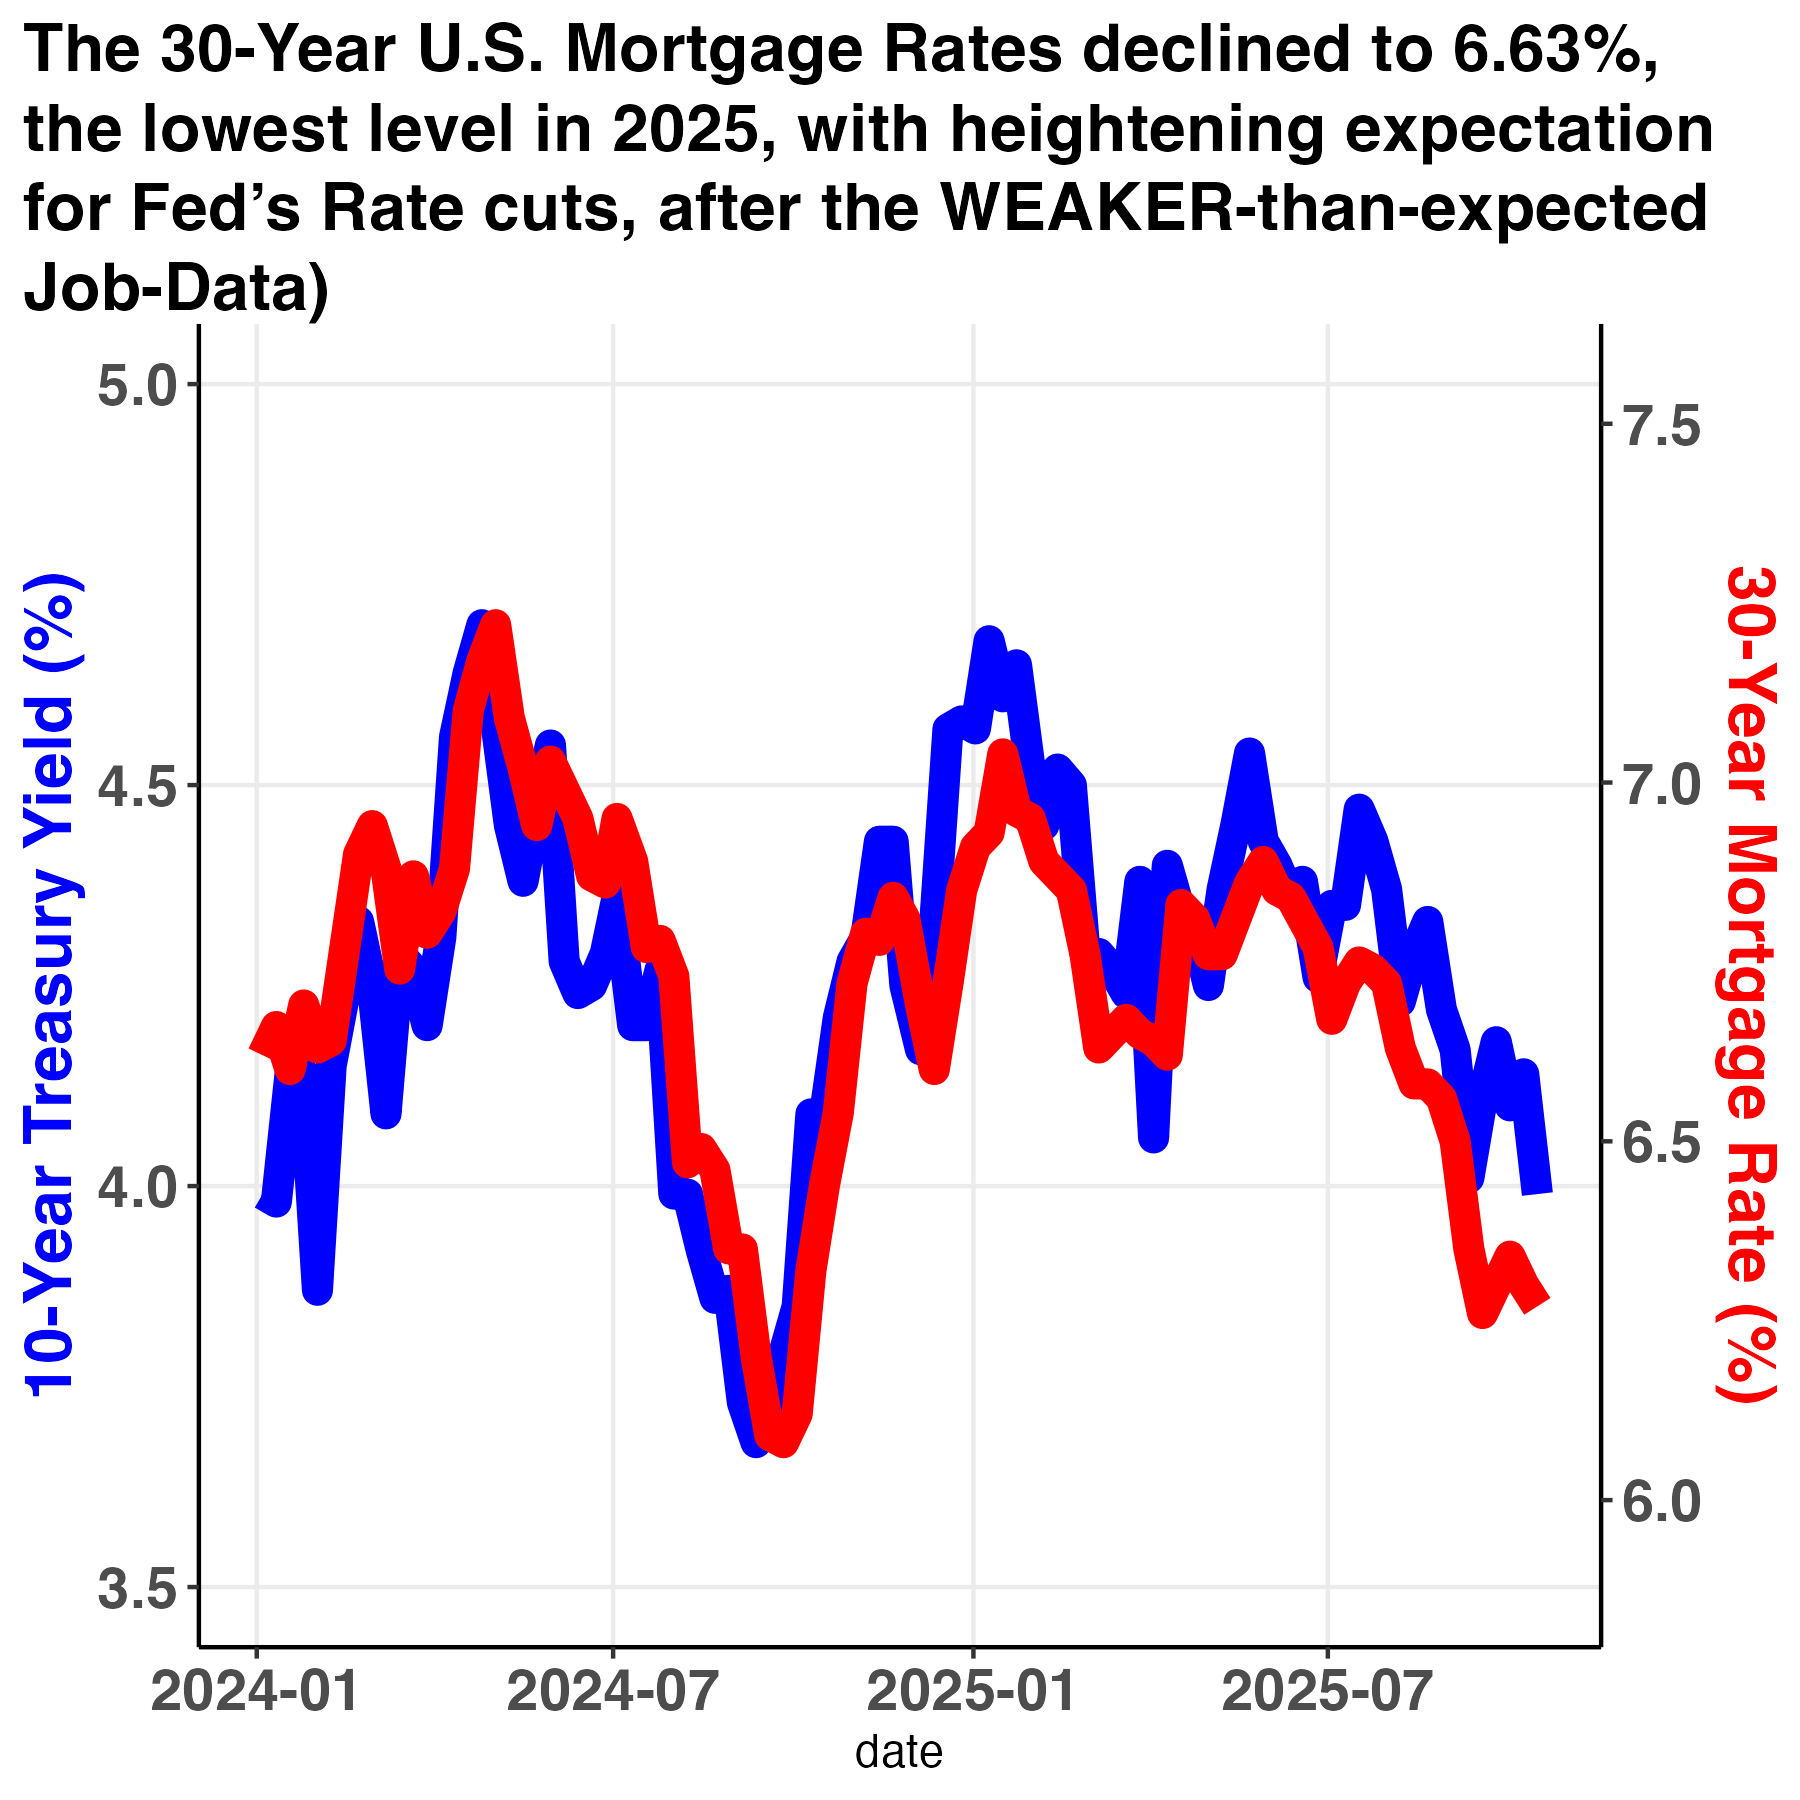

The script that saved this image:
setwd("/Users/takayukitamura/Documents/R_Computing/us_rates")
library(tidyverse)
library(scales)
library(ggtext)
library(glue)

rates_m30 <- read.csv("/Users/takayukitamura/Documents/R_Computing/us_10y_30y.csv") %>% 
  rename("treasury10" = long_term_yield, "mortgage30" = mortgage_rate) %>% 
  na.omit()

# rates_m30[2834,2] <- 4.57
tail(rates_m30)

# remove the wrong entries
rates_m30 <- rates_m30[-2835, ]
# 
# rates_m30[-2828,]

sapply(rates_m30, class)

# update the wrong data with correct numbers

# rates_m30 <- rates_m30 %>%
#   mutate(treasury10 = ifelse(date == "2024-12-26", 4.58, treasury10))
# 
updates <- tribble(~date, ~mortgage30, ~treasury10,
                   "2025-09-05", 6.50, 4.08)
# 
rates_m30 <- rbind(rates_m30, updates)
# 
tail(rates_m30)
# 
write_csv(rates_m30, "/Users/takayukitamura/Documents/R_Computing/us_rates/data/us_10y_30y.csv")

rates_m30$date <- as.Date(rates_m30$date, format = "%Y-%m-%d")

#filtering with date

rates_m30 <- rates_m30 %>% 
  filter(date >= "2024-01-01")

rates_m30 %>% 
  pivot_longer(cols = -date, names_to = "rates", values_to = "percentage") %>% 
  ggplot(aes(x = date, y = percentage, color = rates)) +
  geom_line() +
  # annotate("text", x = as.Date("2024-09-18"), y = 7.04,
  #           label = "Sep-18,24", vjust = -0.5) +
  # annotate("text", x = as.Date("2024-09-18"), y = 7.5, label = "Rate-cut(9/18/24)",
  #          vjust = -0.5,hjust = 1, size = 5) +
  # geom_vline(xintercept = as.Date("2024-09-18"), linetype = "dashed", color = "red") +
  scale_y_continuous(limits = c(3.6, 7.4),
                     labels = label_comma(accuracy = 0.1)) +
  # scale_color_manual(breaks = c(mortgage30, treasury10),
  #                    values = c("steelblue", "green")) +
  labs(x = NULL,
       y = "Interest Rate(%)",
       caption = "Freddie Mac, FRED",
       title = "Average 30_Year mortgage rate slightly declined to 6.89% in this week") +
  theme_classic() +
  theme(
    legend.key = element_blank(),
    legend.title = element_blank(),
    panel.grid.major = element_line(),
    plot.title.position = "plot",
    plot.title = element_textbox_simple(face = "bold", size = 16, margin = margin(t = 6, b = 1))
  )

# Define scaling factors
min_treasury <- min(rates_m30$treasury10, na.rm = TRUE)
max_treasury <- max(rates_m30$treasury10, na.rm = TRUE)
min_mortgage <- min(rates_m30$mortgage30, na.rm = TRUE)
max_mortgage <- max(rates_m30$mortgage30, na.rm = TRUE)


# Transformatiokn function for secondary axis
trans_mortgage <- function(x) {
  ((x - min_mortgage) / (max_mortgage - min_mortgage)) * (max_treasury - min_treasury) + min_treasury
}

inv_trans_mortgage <- function(x) {
  ((x - min_treasury) / (max_treasury - min_treasury)) * (max_mortgage - min_mortgage) + min_mortgage
}

rates_m30 %>% 
  ggplot(aes(x = date)) +
  geom_line(aes(y = treasury10, color = "10-Year Treasury Yield", linewidth = 0.1)) +
  geom_line(aes(y = trans_mortgage(mortgage30), color = "30-Year Mortgage Rate", linewidth = 0.1)) +
  # geom_vline(xintercept = as.Date("2024-09-18"), linetype = "dashed", color = "red") +
  # annotate("text", x = as.Date("2024-09-18"), y = 4.75, label = "Sep-18: Fed's rate-cut", vjust = -0.5, size = 5, fontface = "bold")+
  scale_y_continuous(
    name = "10-Year Treasury Yield (%)",
    limits = c(3.5, 5),
    sec.axis = sec_axis(~ inv_trans_mortgage(.), name = "30-Year Mortgage Rate (%)")
  ) +
  labs(
    title = glue("The 30-Year U.S. Mortgage Rates declined to {6.63}%, the lowest level in 2025, with heightening expectation for Fed's Rate cuts, after the WEAKER-than-expected Job-Data)",
    x = NULL, 
    color = "Rate Type",
    caption = "source: FRED(Federal Reserve Economic Data"
  )) +
  scale_color_manual(values = c("10-Year Treasury Yield" = "blue", "30-Year Mortgage Rate" = "red")) +
  theme_classic() +
  theme(
    axis.title.y.left = element_text(color = "blue", size = 16, face = "bold"),
    axis.title.y.right = element_text(color = "red", size = 16, face = "bold"),
    axis.text = element_text(size = 14, face = "bold"), 
    plot.title.position = "plot",
    plot.title = element_textbox_simple(size = 16, face = "bold"),
    legend.position = "none",
    panel.grid.major = element_line()
  )

ggsave("10y_30m_rate_cut.png", height = 6, width = 6)

##########################################################################################
#Flexible time span
rates_m30 <- read_csv("/Users/takayukitamura/Documents/R_Computing/us_rates/data/us_10y_30y.csv") %>% tail()

# rates_m30$date <- as.Date(rates_m30$date, format = "%Y-%m-%d")

rates_m30 <- rates_m30 %>% 
  filter(date > "2022-01-01") 

head(rates_m30)
tail(rates_m30)

# Define scaling factors
min_treasury <- min(rates_m30$treasury10)
max_treasury <- max(rates_m30$treasury10)
min_mortgage <- min(rates_m30$mortgage30)
max_mortgage <- max(rates_m30$mortgage30)

# Transformatiokn function for secondary axis
trans_mortgage <- function(x) {
  ((x - min_mortgage) / (max_mortgage - min_mortgage)) * (max_treasury - min_treasury) + min_treasury
}

inv_trans_mortgage <- function(x) {
  ((x - min_treasury) / (max_treasury - min_treasury)) * (max_mortgage - min_mortgage) + min_mortgage
}

rates_m30 %>% 
  ggplot(aes(x = date)) +
  geom_line(aes(y = treasury10, color = "10-Year Treasury Yield")) +
  geom_line(aes(y = trans_mortgage(mortgage30), color = "30-Year Mortgage Rate", linewidth = 0.1)) +
  geom_vline(xintercept = as.Date("2024-09-18"), linetype = "dashed", color = "red") +
  annotate("text", x = as.Date("2024-09-18"), y = 4.75, label = "Sep-18: Fed's rate-cut", vjust = -0.5,hjust = 0.6, size = 6, fontface = "bold")+
  scale_y_continuous(
    name = "10-Year Treasury Yield (%)",
    limits = c(1.5, 5.25),
    sec.axis = sec_axis(~ inv_trans_mortgage(.), name = "30-Year Mortgage Rate (%)",
                        breaks = seq(3, 8, 0.5))
  ) +
  labs(
    title = "Bond Yield & Mortgage Rate both up, despite total 1.0% of Fed's Rate Cuts since Sep-18, 2024",
    x = NULL,
    color = "Rate Type",
    caption = "source: FRED(Federal Reserve Economic Data"
  ) +
  scale_color_manual(values = c("10-Year Treasury Yield" = "blue", "30-Year Mortgage Rate" = "red")) +
  theme_classic() +
  theme(
    axis.title.y.left = element_text(color = "blue", size = 16, face = "bold"),
    axis.title.y.right = element_text(color = "red", size = 16, face = "bold"),
    axis.text = element_text(size = 14, face = "bold"), 
    plot.title.position = "plot",
    plot.title = element_textbox_simple(size = 16, face = "bold"),
    legend.position = "none",
    panel.grid.major = element_line()
  )

rates_m30 %>% 
  select(date, mortgage30) %>% 
  ggplot(aes(x = date, y = mortgage30)) +
  geom_line()

rates_m30 %>% 
  select(date, treasury10) %>% 
  ggplot(aes(x = date, y = treasury10)) +
  geom_line()

